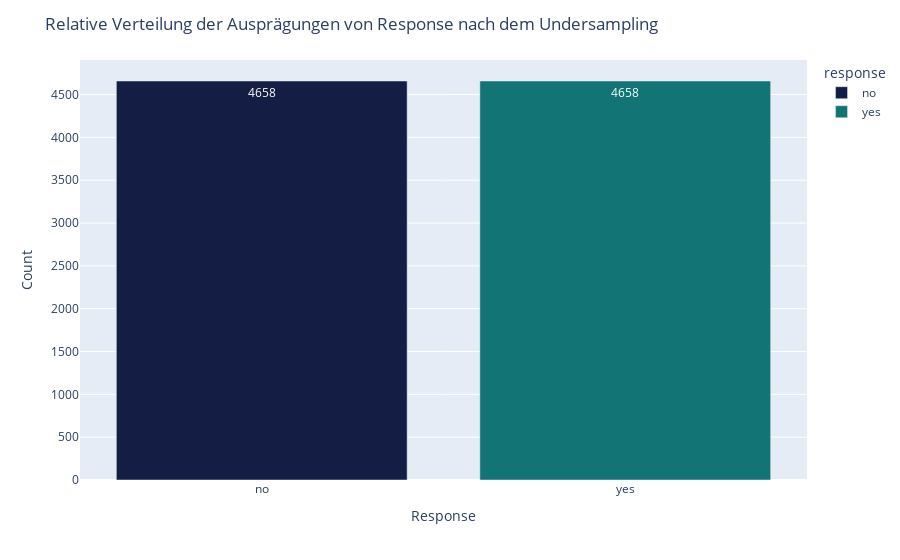

This figure's notebook cell:
### Code cell
df_downsampled_response = downsampled.groupby(['response']).size().reset_index()
fig = px.bar(df_downsampled_response, x='response', y=downsampled['response'].value_counts(normalize=False), color='response',
                                    text=downsampled['response'].value_counts(normalize=False),
                                    color_discrete_map={
                                        'yes': 'rgb(18,116,117)',
                                        'no': 'rgb(20,29,67)'
                                    })

fig.update_layout(title='Relative Verteilung der Ausprägungen von Response nach dem Undersampling',
                 xaxis_title='Response',
                 yaxis_title='Count')
fig.show()

### Figure 1 — Plotly figure (JSON) as saved in the notebook; plotly's stock layout.template omitted (floating-point values rounded to 4 significant figures)
{"data": [{"alignmentgroup": "True", "hovertemplate": "response=%{x}<br>y=%{y}<br>text=%{text}<extra></extra>", "legendgroup": "no", "marker": {"color": "rgb(20,29,67)", "pattern": {"shape": ""}}, "name": "no", "offsetgroup": "no", "orientation": "v", "showlegend": true, "text": [4658], "textposition": "auto", "type": "bar", "x": ["no"], "xaxis": "x", "y": [4658], "yaxis": "y"}, {"alignmentgroup": "True", "hovertemplate": "response=%{x}<br>y=%{y}<br>text=%{text}<extra></extra>", "legendgroup": "yes", "marker": {"color": "rgb(18,116,117)", "pattern": {"shape": ""}}, "name": "yes", "offsetgroup": "yes", "orientation": "v", "showlegend": true, "text": [4658], "textposition": "auto", "type": "bar", "x": ["yes"], "xaxis": "x", "y": [4658], "yaxis": "y"}], "layout": {"barmode": "relative", "legend": {"title": {"text": "response"}, "tracegroupgap": 0}, "margin": {"t": 60}, "title": {"text": "Relative Verteilung der Ausprägungen von Response nach dem Undersampling"}, "xaxis": {"anchor": "y", "categoryarray": ["no", "yes"], "categoryorder": "array", "domain": [0, 1], "title": {"text": "Response"}}, "yaxis": {"anchor": "x", "domain": [0, 1], "title": {"text": "Count"}}}}
